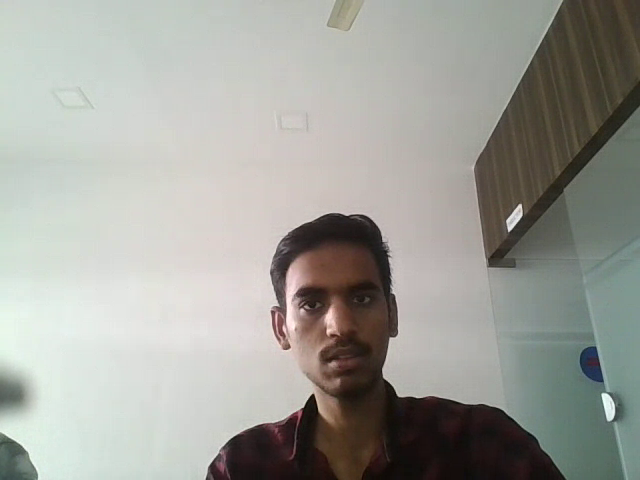
#> input picture img.png, 640 x 480 px
$ python face.py
#> lines starting #> are read from the running program, lines starting #| are printed output that depends on the picture
#> further down, img is the input picture: shape (480, 640, 3); mean B, G, R 154.1, 160.4, 160
import cv2

# Load the pre-trained face detector
face_cascade = cv2.CascadeClassifier(
    cv2.data.haarcascades + "haarcascade_frontalface_default.xml"
)


def detect_faces(img):
    # Convert the image to grayscale
    gray = cv2.cvtColor(img, cv2.COLOR_BGR2GRAY)
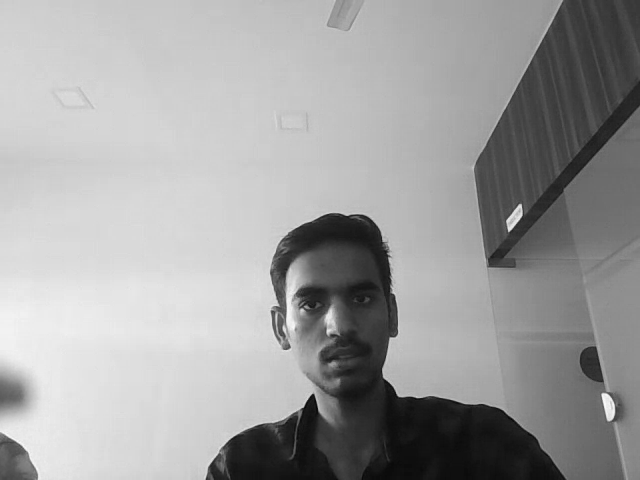
#> gray: shape (480, 640); min 2, max 250, mean 159.5

    # Detect faces in the image
    faces = face_cascade.detectMultiScale(
        gray, scaleFactor=1.1, minNeighbors=5, minSize=(30, 30)
    )
#> faces = [[268, 247, 137, 137]]

    # Draw rectangles around the faces
    for x, y, w, h in faces:
        img2 = cv2.rectangle(img, (x, y), (x + w, y + h), (255, 0, 0), 2)
#> this loop made 1 pass
    return img2


# Read the input image
input_image_path = "img.png"
img = cv2.imread(input_image_path)

# Check if the image is loaded successfully
if img is None:
    print(f"Error: Could not read image from {input_image_path}")
else:
    # Detect faces in the image
    output_img = detect_faces(img.copy())

    # Display the original and the output image
    cv2.imshow("Original Image", img)
    cv2.imshow("Output Image with Faces Detected", output_img)
    cv2.waitKey(0)
    cv2.destroyAllWindows()
